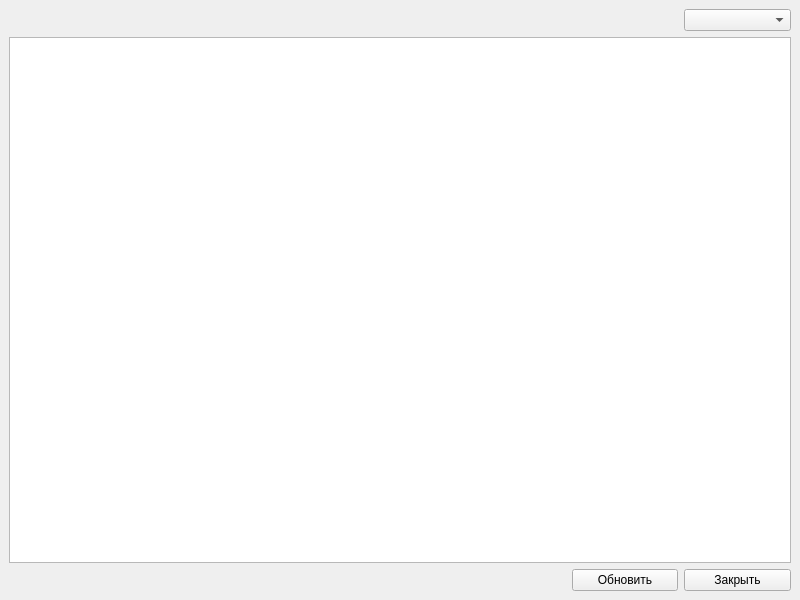
<?xml version="1.0" encoding="UTF-8"?>
<ui version="4.0">
 <class>AdminWindow</class>
 <widget class="QMainWindow" name="AdminWindow">
  <property name="geometry">
   <rect>
    <x>0</x>
    <y>0</y>
    <width>800</width>
    <height>600</height>
   </rect>
  </property>
  <property name="windowTitle">
   <string>AdminWindow</string>
  </property>
  <widget class="QWidget" name="centralwidget">
   <layout class="QGridLayout" name="gridLayout">
    <item row="2" column="5">
     <widget class="QPushButton" name="pushButton_reload">
      <property name="text">
       <string>Обновить</string>
      </property>
     </widget>
    </item>
    <item row="1" column="0" colspan="7">
     <widget class="QListWidget" name="listWidget"/>
    </item>
    <item row="2" column="6">
     <widget class="QPushButton" name="pushButton_close">
      <property name="text">
       <string>Закрыть</string>
      </property>
     </widget>
    </item>
    <item row="0" column="6">
     <widget class="QComboBox" name="comboBox"/>
    </item>
   </layout>
  </widget>
 </widget>
 <resources/>
 <connections/>
</ui>
